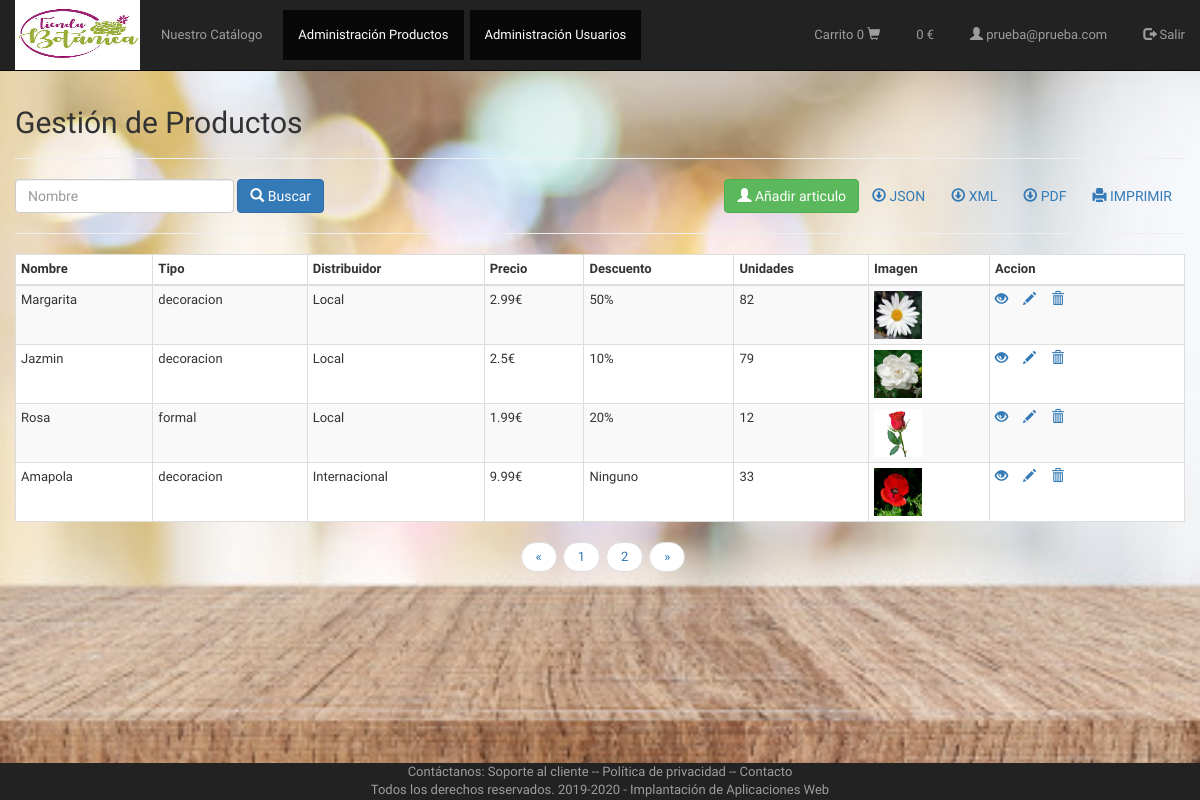
/vistas/admin_articulos.php (signed in), run on the app's committed database.
### tables this page shows
CREATE TABLE `articulos` (
  `id` int(11) NOT NULL,
  `nombre` text NOT NULL,
  `tipo` text NOT NULL,
  `distribuidor` text NOT NULL,
  `precio` text NOT NULL,
  `descuento` text NOT NULL,
  `unidades` text NOT NULL,
  `imagen` text NOT NULL
);

### controladores/ControladorBD.php (called while the page is built, shortened)
<?php
class ControladorBD {
    private $servername = "localhost";
    private $username = "root";
    private $password = "";
    private $dbname = "tienda2020";
    private $server ="mysql";
    private $bd;
    static private $instancia = null;
    public static function getControlador() {
        if (self::$instancia == null) {
            self::$instancia = new ControladorBD();
        }
        return self::$instancia;
    }
    public function abrirBD() {
        try {
            $this->bd = new PDO($this->server.":host=$this->servername;dbname=$this->dbname", $this->username, $this->password);
            $this->bd->setAttribute(PDO::ATTR_ERRMODE, PDO::ERRMODE_EXCEPTION);
        } catch (PDOException $e) {
            die("conexión fallida " . $e->getMessage());
        }
    }
    public function cerrarBD() {
        $this->bd = null;
    }
    public function consultarBD($consulta, $parametros=null){
        if($parametros!=null)
            return $this->consultarBDParametros($consulta,$parametros);
        else
            return $this->consultarBDDirecta($consulta);
    }
    private function consultarBDParametros($consulta, $parametros) {
        $this->st = $this->bd->prepare($consulta);
        $this->st->execute($parametros);
        return $this->st;
    }
}

### modelos/articulo.php (called while the page is built, shortened)
<?php
class Articulo {
    private $id;
    private $nombre;
    private $tipo;
    private $distribuidor;
    private $precio;
    private $descuento;
    private $unidades;
    private $imagen;
    public function __construct($id, $nombre, $tipo, $distribuidor, $precio, $descuento, $unidades, $imagen) {
        $this->id = $id;
        $this->nombre = $nombre;
        $this->tipo = $tipo;
        $this->distribuidor = $distribuidor;
        $this->precio = $precio;
        $this->descuento = $descuento;
        $this->unidades = $unidades;
        $this->imagen = $imagen;
    }
    function getid() {
        return $this->id;
    }
    function getnombre() {
        return $this->nombre;
    }
    function getTipo() {
        return $this->tipo;
    }
    function getDistribuidor() {
        return $this->distribuidor;
    }
    function getPrecio() {
        return $this->precio;
    }
    function getDescuento() {
        return $this->descuento;
    }
    function getUnidades() {
        return $this->unidades;
    }
    function getimagen() {
        return $this->imagen;
    }
}
?>

### utilidades/funciones.php (called while the page is built, shortened)
<?php
function encode($str){
    return urlencode(base64_encode($str));
}

### vistas/admin_articulos.php (the view, shortened to what this page needs)
<?php require_once VIEW_PATH."cabecera1.php"; ?>
<!DOCTYPE html>
<html lang="es">
<head>
</head>
    <div class="container-fluid">
        <div class="row">
            <div class="col-md-12">
                <div class="page-header clearfix" >
                    <h2 class="pull-left">Gestión de Productos</h2>
                </div>
                <form class="form-inline" action="<?php echo htmlspecialchars($_SERVER["PHP_SELF"]); ?>" method="post" id="no_imprimir">
                    <div class="form-group mx-sm-5 mb-2">
                        <input type="text" class="form-control" id="buscar" name="usuario" placeholder="Nombre">
                    </div>
                    <button type="submit" class="btn btn-primary mb-2"> <span class="glyphicon glyphicon-search"></span>  Buscar</button>
                    <a href="javascript:window.print()" class="btn pull-right"> <span class="glyphicon glyphicon-print"></span> IMPRIMIR</a>
                    <a href="/iaw/tienda2020/utilidades/descargar_pro.php?opcion=PDF" class="btn pull-right" target="_blank"><span class="glyphicon glyphicon-download"></span>  PDF</a>
                    <a href="/iaw/tienda2020/utilidades/descargar_pro.php?opcion=XML" class="btn pull-right" target="_blank"><span class="glyphicon glyphicon-download"></span>  XML</a>
                    <a href="/iaw/tienda2020/utilidades/descargar_pro.php?opcion=JSON" class="btn pull-right" target="_blank"><span class="glyphicon glyphicon-download"></span>  JSON</a>
                    <a href="create_articulos.php" class="btn btn-success pull-right"><span class="glyphicon glyphicon-user"></span>  Añadir articulo</a>
                </form>
           <hr>
            <?php
            require_once CONTROLLER_PATH."ControladorArticulo.php";
            require_once CONTROLLER_PATH ."Paginador.php";
            require_once UTILITY_PATH."funciones.php";
            if (!isset($_POST["usuario"])) {
                $nombre = "";
                $tipo = "";
            } else {
                $nombre = filtrado($_POST["usuario"]);
                $tipo = filtrado($_POST["usuario"]);
            }
            $pagina = (isset($_GET['page'])) ? $_GET['page'] : 1;
            $enlaces = (isset($_GET['enlaces'])) ? $_GET['enlaces'] : 10;
            $consulta = "SELECT * FROM articulos WHERE nombre LIKE :nombre OR tipo LIKE :tipo";
            $parametros = array(':nombre' => "%" .$nombre. "%", ':tipo' => "%".$tipo."%");
            $limite = 4;
            $paginador  = new Paginador($consulta, $parametros, $limite);
            $resultados = $paginador->getDatos($pagina);
            if (count($resultados->datos) > 0) {
                echo "<table class='table table-bordered table-striped table-condensed'>";
                echo "<thead>";
                echo "<tr>";
                echo "<th>Nombre</th>";
                echo "<th>Tipo</th>";
                echo "<th>Distribuidor</th>";
                echo "<th>Precio</th>";
                echo "<th>Descuento</th>";
                echo "<th>Unidades</th>";
                echo "<th>Imagen</th>";
                echo "<th>Accion</th>";
                echo "</tr>";
                echo "</thead>";
                echo "<tbody>";
                foreach ($resultados->datos as $a) {
                    $Articulo = new Articulo($a->id, $a->nombre, $a->tipo, $a->distribuidor, $a->precio, $a->descuento, $a->unidades,  $a->imagen);
                    echo "<tr>";
                        echo "<td>" . $Articulo->getnombre() . "</td>";
                        echo "<td>" . $Articulo->getTipo() . "</td>";
                        echo "<td>" . $Articulo->getDistribuidor() . "</td>";
                        echo "<td>" . $Articulo->getPrecio() . "€</td>";
                        echo "<td>";
                        if($Articulo->getDescuento() != 0 ){echo $Articulo->getDescuento()."%";
                        }else{echo 'Ninguno';}
                        echo "</td>";
                        echo "<td>" . $Articulo->getUnidades() . "</td>";
                        echo "<td><img src='/iaw/tienda2020/imagenes/" . $Articulo->getimagen() . "' width='48px' height='48px'></td>";
                        echo "<td>";
                            echo "<a href='/iaw/tienda2020/vistas/read_articulos.php?id=" . encode($Articulo->getid()) . "' title='Ver Articulo AQUI' data-toggle='tooltip'><span class='glyphicon glyphicon-eye-open'></span></a>";
                            echo "<a href='/iaw/tienda2020/vistas/update_articulos.php?id=" . encode($Articulo->getid()) . "' title='Actualizar Articulo AQUI' data-toggle='tooltip'><span class='glyphicon glyphicon-pencil'></span></a>";
                            echo "<a href='/iaw/tienda2020/vistas/delete_articulos.php?id=" . encode($Articulo->getid()) . "' title='Borrar Articulo' data-toggle='tooltip'><span class='glyphicon glyphicon-trash'></span></a>";
                        echo "</td>";
                    echo "</tr>";
                }
                echo "</tbody>";
                echo "</table>";
                echo "<ul class='pager' id='no_imprimir'>";
                echo $paginador->crearLinks($enlaces);
                echo "</ul>";
            } else {
                echo "<p><em>No se ha encontrado datos de Articulos.</em></p>";
            }
            ?>
            </div>
                </div>
            <br><br><br>
            <?php
                require_once VIEW_PATH . "pie.php"
            ?>

### vistas/cabecera1.php (style rules this page uses)
html,body { font-family: 'Numans', sans-serif; font-size: 13px; }
.page-header h2 { margin-top: -8px; }
table tr td:last-child a { margin-right: 15px; }
table { background-color: rgba(255,255,255,0.5); }
.table-bordered { background: white; }

### data on the page
articulos: nombre "Margarita", tipo "decoracion", distribuidor "Local", precio "2.99", descuento "50", unidades "82", imagen (picture)
articulos: nombre "Jazmin", tipo "decoracion", distribuidor "Local", precio "2.5", descuento "10", unidades "79", imagen (picture)
articulos: nombre "Rosa", tipo "formal", distribuidor "Local", precio "1.99", descuento "20", unidades "12", imagen (picture)
articulos: nombre "Amapola", tipo "decoracion", distribuidor "Internacional", precio "9.99", descuento "Ninguno", unidades "33", imagen (picture)

### other printed values
$unidades "0"
$precio "0"
$correo "prueba@prueba.com"
